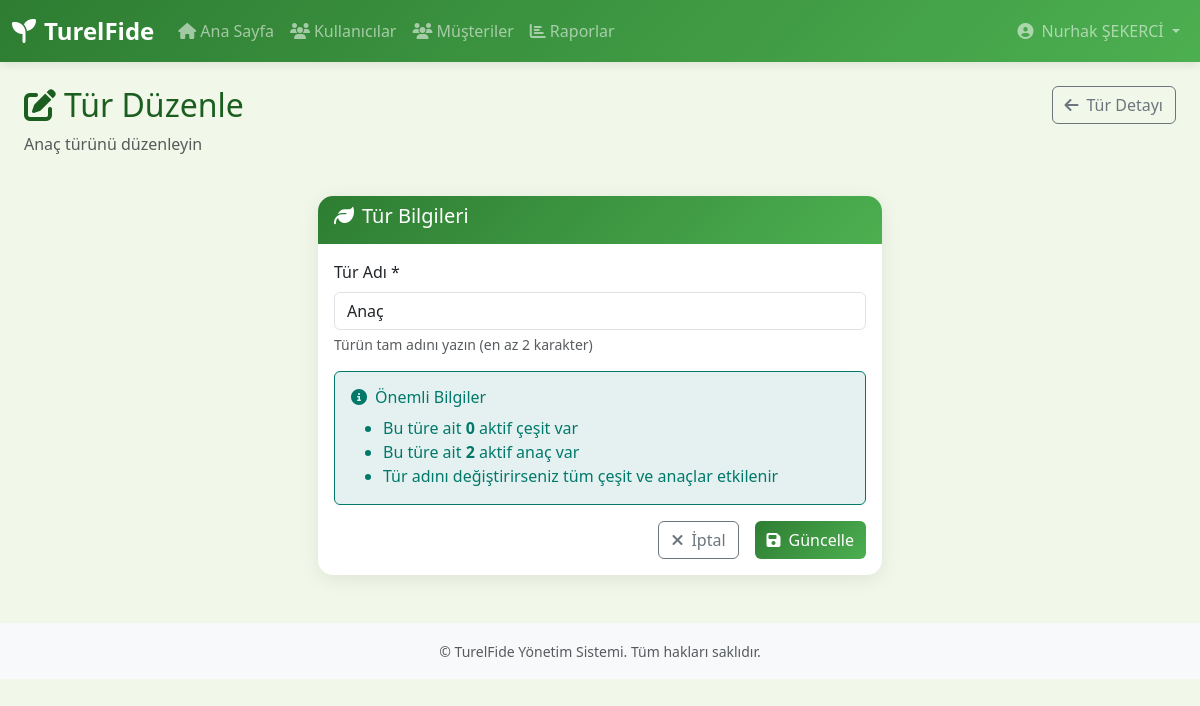
The page /products/species/2/edit/ (signed in) on the database its author committed.
### accounts/models.py (models this page shows, shortened)
class User(AbstractUser):
    ROLES = [
        ('admin', 'Admin'),
        ('readonly', 'Patron'),
        ('product_manager', 'Proje Müdürü'),
        ('plant_manager', 'Ekim Sorumlusu'),
        ('plant_personel', 'Ekim Personeli'),
        ('seed_manager', 'Aşı Sorumlusu'),
        ('seed_personel', 'Aşı Personeli'),
        ('finance_personel', 'Finans Personeli'),
        ('shipping_personel', 'Sevkiyat Personeli')
    ]
    role = models.CharField(max_length=20, choices=ROLES)
    phone_number = models.CharField(max_length=10)
    pin_code = models.CharField(max_length=4, unique=True, db_index=True)
    groups = models.ManyToManyField(
        'auth.Group',
        verbose_name='groups',
        blank=True,
        help_text='The groups this user belongs to.',
        related_name='custom_user_set',
        related_query_name='custom_user',
    )
    user_permissions = models.ManyToManyField(
        'auth.Permission',
        verbose_name='user permissions',
        blank=True,
        help_text='Specific permissions for this user.',
        related_name='custom_user_set',
        related_query_name='custom_user',
    )
    class Meta:
        verbose_name = 'Kullanıcı'
        verbose_name_plural = 'Kullanıcılar'

### products/models.py (models this page shows, shortened)
class Species(models.Model):
    name = models.CharField(
        max_length=100,
        unique=True,
        validators=[MinLengthValidator(2)],
        verbose_name="Tür Adı",
        help_text="Örnek: Domates, Aşılı Domates, Biber, Patlıcan"
    )
    is_active = models.BooleanField(
        default=True,
        db_index=True,
        verbose_name="Aktif",
        help_text="Bu tür aktif olarak kullanılıyor mu?"
    )
    created_at = models.DateTimeField(
        auto_now_add=True,
        verbose_name="Oluşturulma Tarihi"
    )
    updated_at = models.DateTimeField(
        auto_now=True,
        verbose_name="Güncellenme Tarihi"
    )
    class Meta:
        db_table = 'products_species'
        verbose_name = "Tür"
        verbose_name_plural = "Türler"
        ordering = ['name']
        indexes = [
            models.Index(fields=['name'], name='species_name_idx'),
            models.Index(fields=['is_active'], name='species_active_idx'),
        ]
    @property
    def active_varieties_count(self):
        return self.varieties.filter(is_active=True).count()
    @property
    def active_rootstocks_count(self):
        return self.rootstocks.filter(is_active=True).count()

### products/views.py (the view, shortened to what this page needs)
# urls.py: path('species/<int:species_id>/edit/', views.species_edit_view, name='species_edit'),
@product_permission_required(['admin', 'product_manager'])
def species_edit_view(request, species_id):
    species = get_object_or_404(Species, id=species_id)
    context = {'species': species}
    return render(request, 'products/species_edit.html', context)

### accounts/utils.py (called while the page is built)
    def get_user(self, user_id):
        try:
            return User.objects.get(pk=user_id)
        except User.DoesNotExist:
            return None

### products/utils.py (called while the page is built)
def product_permission_required(allowed_roles=None):
    if allowed_roles is None:
        allowed_roles = ['admin', 'product_manager']
    def decorator(view_func):
        @wraps(view_func)
        def wrapped_view(request, *args, **kwargs):
            if not request.user.is_authenticated:
                return redirect('accounts:login')
            if request.user.role not in allowed_roles:
                messages.error(request, 'Bu işlem için yetkiniz bulunmamaktadır.')
                return redirect('accounts:dashboard')
            return view_func(request, *args, **kwargs)
        return wrapped_view
    return decorator

### products/templates/products/species_edit.html (shortened to what this page needs)
{% extends 'accounts/base.html' %}
{% block content %}
<div class="container-fluid">
    <div class="row mb-4">
        <div class="col-md-8">
            <h2><i class="fas fa-edit me-2"></i>Tür Düzenle</h2>
            <p class="text-muted">{{ species.name }} türünü düzenleyin</p>
        </div>
        <div class="col-md-4 text-end">
            <a href="{% url 'products:species_detail' species.id %}" class="btn btn-outline-secondary">
                <i class="fas fa-arrow-left me-2"></i>Tür Detayı
            </a>
        </div>
    </div>
    <div class="row justify-content-center">
        <div class="col-md-6">
            <div class="card">
                <div class="card-header">
                    <h5><i class="fas fa-leaf me-2"></i>Tür Bilgileri</h5>
                </div>
                <div class="card-body">
                    <form method="post">
                        <div class="mb-3">
                            <label for="name" class="form-label">Tür Adı *</label>
                            <input type="text" class="form-control" id="name" name="name"
                                   value="{{ species.name }}" required>
                            <div class="form-text">Türün tam adını yazın (en az 2 karakter)</div>
                        </div>
                        <div class="alert alert-info">
                            <h6><i class="fas fa-info-circle me-2"></i>Önemli Bilgiler</h6>
                            <ul class="mb-0">
                                <li>Bu türe ait <strong>{{ species.active_varieties_count }}</strong> aktif çeşit var</li>
                                <li>Bu türe ait <strong>{{ species.active_rootstocks_count }}</strong> aktif anaç var</li>
                                <li>Tür adını değiştirirseniz tüm çeşit ve anaçlar etkilenir</li>
                            </ul>
                        </div>
                        <div class="d-grid gap-2 d-md-flex justify-content-md-end">
                            <a href="{% url 'products:species_detail' species.id %}" class="btn btn-outline-secondary me-md-2">
                                <i class="fas fa-times me-2"></i>İptal
                            </a>
                            <button type="submit" class="btn btn-primary">
                                <i class="fas fa-save me-2"></i>Güncelle
                            </button>
                        </div>
                    </form>
                </div>
            </div>
        </div>
    </div>
</div>
{% endblock %}

### accounts/templates/accounts/base.html (shortened to what this page needs)
<!DOCTYPE html>
<html lang="tr">
<head>
    <link href="https://cdn.jsdelivr.net/npm/bootstrap@5.3.0/dist/css/bootstrap.min.css" rel="stylesheet">
    <link rel="stylesheet" href="https://cdn.jsdelivr.net/npm/bootstrap-icons@1.11.0/font/bootstrap-icons.css">
    <link rel="stylesheet" href="https://cdnjs.cloudflare.com/ajax/libs/font-awesome/6.4.0/css/all.min.css">
</head>
<body>
    {% if user.is_authenticated %}
    <nav class="navbar navbar-expand-lg navbar-dark navbar-custom">
        <div class="container-fluid">
            <a class="navbar-brand" href="{% url 'accounts:dashboard' %}">
                <i class="fas fa-seedling me-2"></i>TurelFide
            </a>
            <div class="collapse navbar-collapse" id="navbarNav">
                <ul class="navbar-nav me-auto">
                    <li class="nav-item">
                        <a class="nav-link" href="{% url 'accounts:dashboard' %}">
                            <i class="fas fa-home me-1"></i>Ana Sayfa
                        </a>
                    </li>
                    {% if user.role == 'admin' or user.role == 'readonly' or user.role == 'product_manager' %}
                    <li class="nav-item">
                        <a class="nav-link" href="{% url 'accounts:user_list' %}">
                            <i class="fas fa-users me-1"></i>Kullanıcılar
                        </a>
                    </li>
                    <li class="nav-item">
                        <a class="nav-link" href="{% url 'customers:list' %}">
                            <i class="fas fa-users me-1"></i>Müşteriler
                        </a>
                    </li>
                    {% endif %}
                    {% if 'manager' in user.role or user.role == 'admin' %}
                    <li class="nav-item">
                        <a class="nav-link" href="#!">
                            <i class="fas fa-chart-bar me-1"></i>Raporlar
                        </a>
                    </li>
                    {% endif %}
                </ul>
                <ul class="navbar-nav">
                    <li class="nav-item dropdown">
                        <a class="nav-link dropdown-toggle" href="#" role="button" data-bs-toggle="dropdown">
                            <i class="fas fa-user-circle me-1"></i>
                            {{ user.get_full_name|default:user.username }}
                        </a>
                    </li>
                </ul>
            </div>
        </div>
    </nav>
    {% endif %}
    <main class="{% if user.is_authenticated %}container-fluid mt-4{% endif %}">
        {% block content %}{% endblock %}
    </main>
    {% if user.is_authenticated %}
    <footer class="bg-light text-center py-3 mt-5">
        <div class="container">
            <small class="text-muted">
                © {{ "now"|date:"Y" }} TurelFide Yönetim Sistemi. Tüm hakları saklıdır.
            </small>
        </div>
    </footer>
    {% endif %}
</body>
</html>

### accounts/templates/accounts/base.html (style rules this page uses)
:root { --primary-color: #2e7d32; --secondary-color: #4caf50; --accent-color: #81c784; --success-color: #388e3c; --info-color: #00796b; --warning-color: #f57c00; --danger-color: #d32f2f; --text-dark: #1b5e20; --text-muted: #6c757d; --bg-light: #f1f8e9; --bg-white: #ffffff; --border-light: #e8f5e8; }
body { font-family: 'Segoe UI', Tahoma, Geneva, Verdana, sans-serif; background-color: var(--bg-light); color: var(--text-dark); }
.navbar-custom { background: linear-gradient(135deg, var(--primary-color), var(--secondary-color)); box-shadow: 0 2px 10px rgba(0,0,0,0.1); }
.navbar-brand { font-weight: 700; font-size: 1.5rem; }
.btn-primary { background: linear-gradient(135deg, var(--primary-color), var(--secondary-color)); border: none; transition: all 0.3s ease; }
.card { border: none; box-shadow: 0 4px 20px rgba(0,0,0,0.08); border-radius: 15px; transition: all 0.3s ease; background-color: var(--bg-white); }
.card-header { background: linear-gradient(135deg, var(--primary-color), var(--secondary-color)); color: white; border-radius: 15px 15px 0 0 !important; border: none; }
.alert-info { background-color: rgba(0, 121, 107, 0.1); border-color: var(--info-color); color: var(--info-color); }

### rows shown on the page
User: get_full_name "Nurhak ŞEKERCİ"
Species: name "Anaç", active_varieties_count "0", active_rootstocks_count "2"
